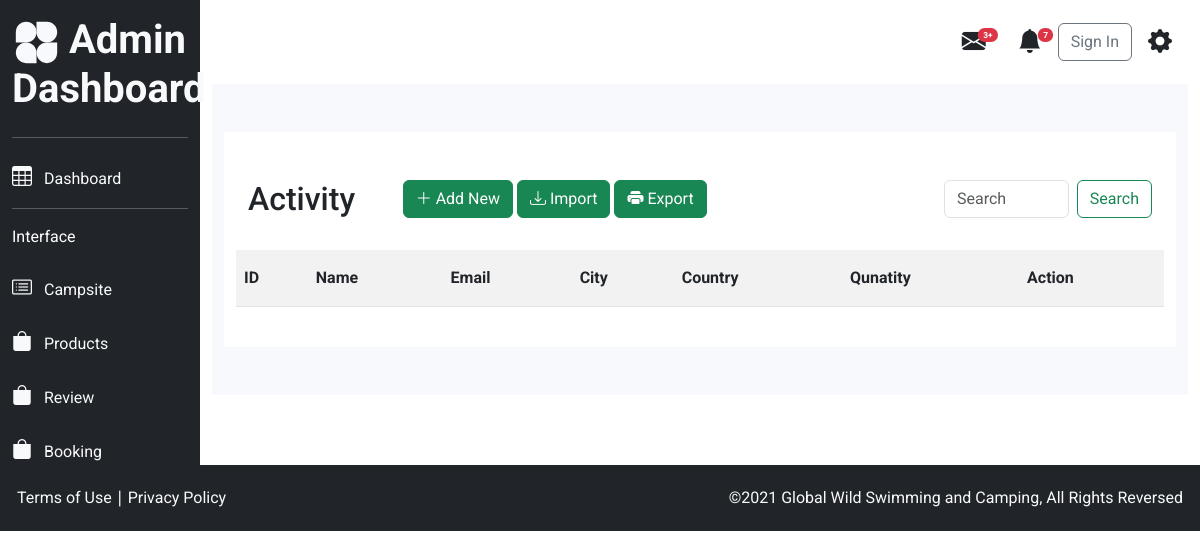
Page /admin_panel/booking/booking.php on the earlier database version.
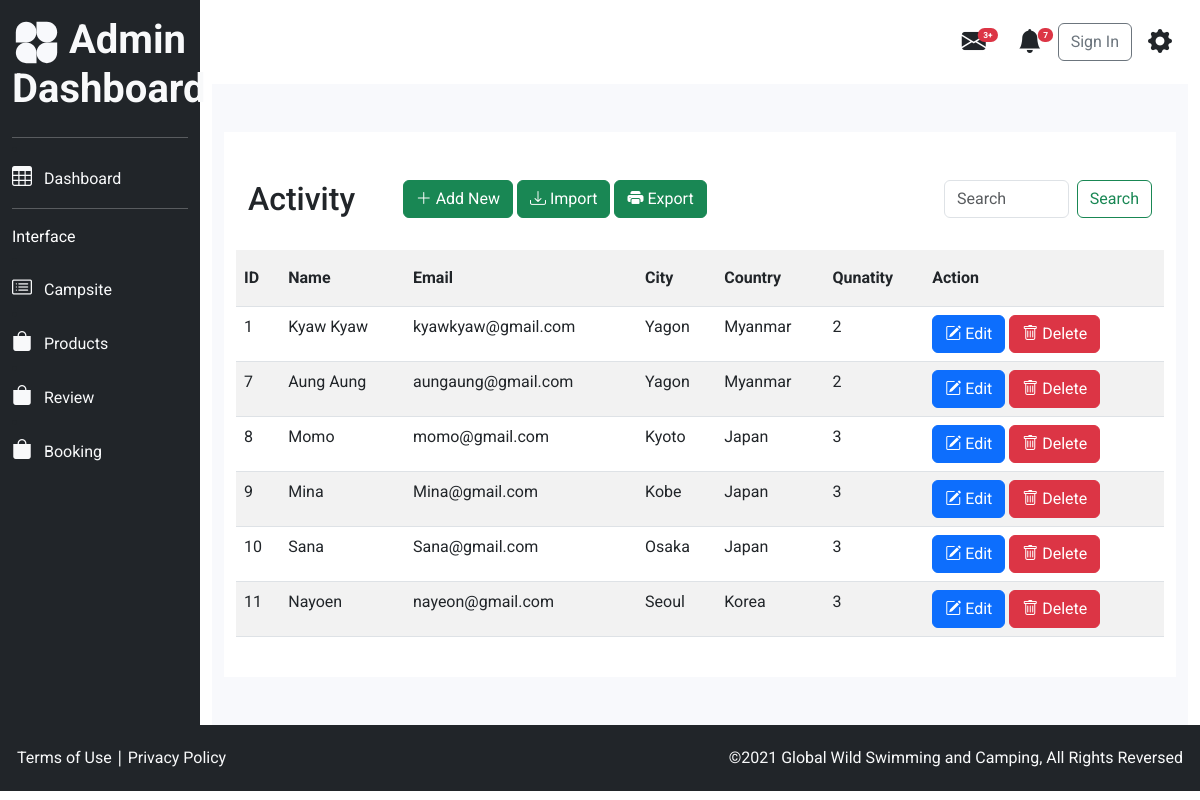
Same page on the later database version.
### tables this page shows
CREATE TABLE `product_order` (
  `id` int NOT NULL,
  `name` varchar(255) NOT NULL,
  `email` varchar(255) NOT NULL,
  `city` varchar(255) NOT NULL,
  `country` varchar(255) NOT NULL,
  `product` varchar(255) NOT NULL,
  `quantity` int NOT NULL
);

### admin_panel/booking/booking.php (the view, shortened to what this page needs)
<?php
    require_once('header.php');
    require_once('../../db/dbconfig.php');
    $product_order = $pdo_conn->prepare("SELECT * FROM product_order ORDER BY  product_order.id ASC ");
    $product_order->execute();
    $product_order_result = $product_order->fetchAll();
?>
<div class="container-fluid dashboard-bg py-4 ">
        <div class="contianer bg-white my-4 p-4">
            <div class="row py-4">
                <div class="col-md-2">
                    <h2>Activity</h2>
                </div>
                <div class="col-md-7">
                    <a href="create_form.php" class="btn btn-success"><i class="bi bi-plus-lg"></i> Add New</a>
                    <a href="#" class="btn btn-success"><i class="bi bi-download"></i> Import</a>
                    <a href="#" class="btn btn-success"><i class="bi bi-printer-fill"></i> Export</a>
                </div>
                <div class="col-md-3">
                <form class="d-flex" role="search">
                    <input class="form-control me-2" type="search" placeholder="Search" aria-label="Search">
                    <button class="btn btn-outline-success" type="submit">Search</button>
                </form>
                </div>
            </div>
            <div class="row">
            <table class="table table-striped">
                <tr>
                    <th scope="col" class="py-3">ID</th>
                    <th scope="col" class="py-3">Name</th>
                    <th scope="col" class="py-3">Email</th>
                    <th scope="col" class="py-3">City</th>
                    <th scope="col" class="py-3">Country</th>
                    <th scope="col" class="py-3">Qunatity</th>
                    <th scope="col" class="py-3">Action</th>
                </tr>
                <?php
                if(!empty($product_order_result)){
                    foreach($product_order_result as $product_order_row){
                ?>
                <tr>
                    <td><?php echo $product_order_row['id']; ?></td>
                    <td><?php echo $product_order_row['name']; ?></td>
                    <td><?php echo $product_order_row['email']; ?></td>
                    <td><?php echo $product_order_row['city']; ?></td>
                    <td><?php echo $product_order_row['country']; ?></td>
                    <td><?php echo $product_order_row['quantity']; ?></td>
                    <td>
                    <a href="edit.php?id=<?php echo $product_order_row['id'] ?>" class="btn btn-primary"><i class="bi bi-pencil-square"></i> Edit</a>
                    <a href="delete.php?id=<?php echo $product_order_row['id'] ?>" class="btn btn-danger"><i class="bi bi-trash"></i> Delete</a></td>
                </tr>
                <?php
                        }
                    }
                ?>
            </table>
            </div>
        </div>
    </div>
<?php
    require_once('footer.php');
?>

### admin_panel/booking/header.php (shortened to what this page needs)
<!doctype html>
<html lang="en">
<head>
    <link rel="stylesheet" href="../../css/bootstrap.css">
    <link rel="stylesheet" href="https://cdn.jsdelivr.net/npm/bootstrap-icons@1.10.3/font/bootstrap-icons.css">
    <link rel="stylesheet" href="../../css/style.css">
</head>
<body>
   <div class="container-fluid">
      <div class="row">
    <nav class="col-2 bg-dark">
          <h1 class="h-4 py-3 text-center fw-bold">
          <img src="../../images/dashboard-logo.svg" alt="" width="45px" height="45px">
            <span class="d-none d-lg-inline text-light">Admin Dashboard</span>
          </h1>
          <hr class="divider text-white my-0">
          <li class="nav-item">
            <a href="../dashboard.php" class="nav-link text-light"><i class="bi bi-table fs-5 pe-2"></i>
              Dashboard</a>
          </li>
          <hr class="divider text-white my-3">
          <div class="side-heading text-white">
            Interface
          </div>
          <li class="nav-item">
            <a href="../campsite/campsite.php" class="nav-link text-light"><i class="bi bi-card-list fs-5 pe-2"></i>
              Campsite</a>
          </li>
          <li class="nav-item">
            <a href="../product/product.php" class="nav-link text-light"><i class="bi bi-bag-fill fs-5 pe-2"></i>
              Products</a>
          </li>
          <li class="nav-item">
            <a href="../review/review.php" class="nav-link text-light"><i class="bi bi-bag-fill fs-5 pe-2"></i>
              Review</a>
          </li>
          <li class="nav-item">
            <a href="booking.php" class="nav-link text-light"><i class="bi bi-bag-fill fs-5 pe-2"></i>
              Booking</a>
          </li>
    </nav>
        <main class="col-10">
        <nav class="navbar navbar-expand-lg navbar-white bg-white">
            <div class="navbar nav">
            <li class="nav-item">
                <a href="#" class="nav-link position-relative"><i class="bi bi-envelope-fill text-dark fs-4"></i>
                <span class="badge rounded-pill bg-danger badge-counter">
                  3+
                </span>
              </a>
            </li>
            <li class="nav-item">
                <a href="#" class="nav-link position-relative"><i class="bi bi-bell-fill text-dark fs-4"></i>
                <span class="badge rounded-pill bg-danger badge-counter">
                  7
                </span>
              </a>
            </li>
        <?php
                if(!empty($_SESSION['email'])){
                ?>
                <li class="nav-item dropdown">
                    <a href="#" class="nav-link dropdown-toggle text-dark" data-bs-toggle="dropdown" aria-expanded="false">
                        <i class="fa-solid fa-circle-user fs-4"></i> <?php echo  $_SESSION['name'];?>
                    </a>
                    <ul class="dropdown-menu">
                        <li>
                            <a href="#" class="dropdown-item">User Profile</a>
                        </li>
                        <li>
                            <a href="../../logout.php" class="dropdown-item">Logout</a>
                        </li>
                    </ul>
                </li>
                <?php
                } else{
                ?>
                <a href="../../register.php" class="btn btn-outline-secondary">
                    <?php echo  "Sign In";?>
                    </a>
                <?php
                }
                ?>
             <li class="nav-item">
                    <a href="#" class="nav-link"><i class="text-dark bi bi-gear-fill fs-4"></i></a>
                </li>
            </div>
          </nav>

### admin_panel/booking/footer.php (shortened to what this page needs)
            </main>
        </div>
    </div>
 <footer class="bg-dark">
 <section class="pt-3">
     <div class="container-fluid me-0">
        <div class="row justify-content-between">
            <div class="col-md-5">
                <p class="text-light">
                <a href="#" class="text-light text-decoration-none">Terms of Use</a>  &#x2223;
                <a href="#" class="text-light text-decoration-none">Privacy Policy</a>
                </p>
            </div>
            <div class="col-md-5">
            <p class="text-light text-end">&copy;2021 <a href="#" class="text-light text-decoration-none">Global Wild Swimming and Camping</a>, All Rights Reversed</p>
            </div>
        </div>
    </div>
</section>
</footer>
</body>
</html>

### css/style.css (style rules this page uses)
body { font-family: "Roboto", sans-serif; }
section.local_header h1, p { padding: 5px; }
.dashboard-bg { background-color: #f8f9fc; }
.navbar > .nav-item > .nav-link > span.badge.badge-counter { position: absolute; transform: scale(0.7); transform-origin: top right; right: 0.25rem; margin-top: 0.2599999999999998rem; }

Differences in the rows shown:
added product_order: id "1", name "Kyaw Kyaw", email "kyawkyaw@gmail.com", city "Yagon", country "Myanmar", quantity "2"
added product_order: id "7", name "Aung Aung", email "aungaung@gmail.com", city "Yagon", country "Myanmar", quantity "2"
added product_order: id "8", name "Momo", email "momo@gmail.com", city "Kyoto", country "Japan", quantity "3"
added product_order: id "9", name "Mina", email "Mina@gmail.com", city "Kobe", country "Japan", quantity "3"
added product_order: id "10", name "Sana", email "Sana@gmail.com", city "Osaka", country "Japan", quantity "3"
added product_order: id "11", name "Nayoen", email "nayeon@gmail.com", city "Seoul", country "Korea", quantity "3"
